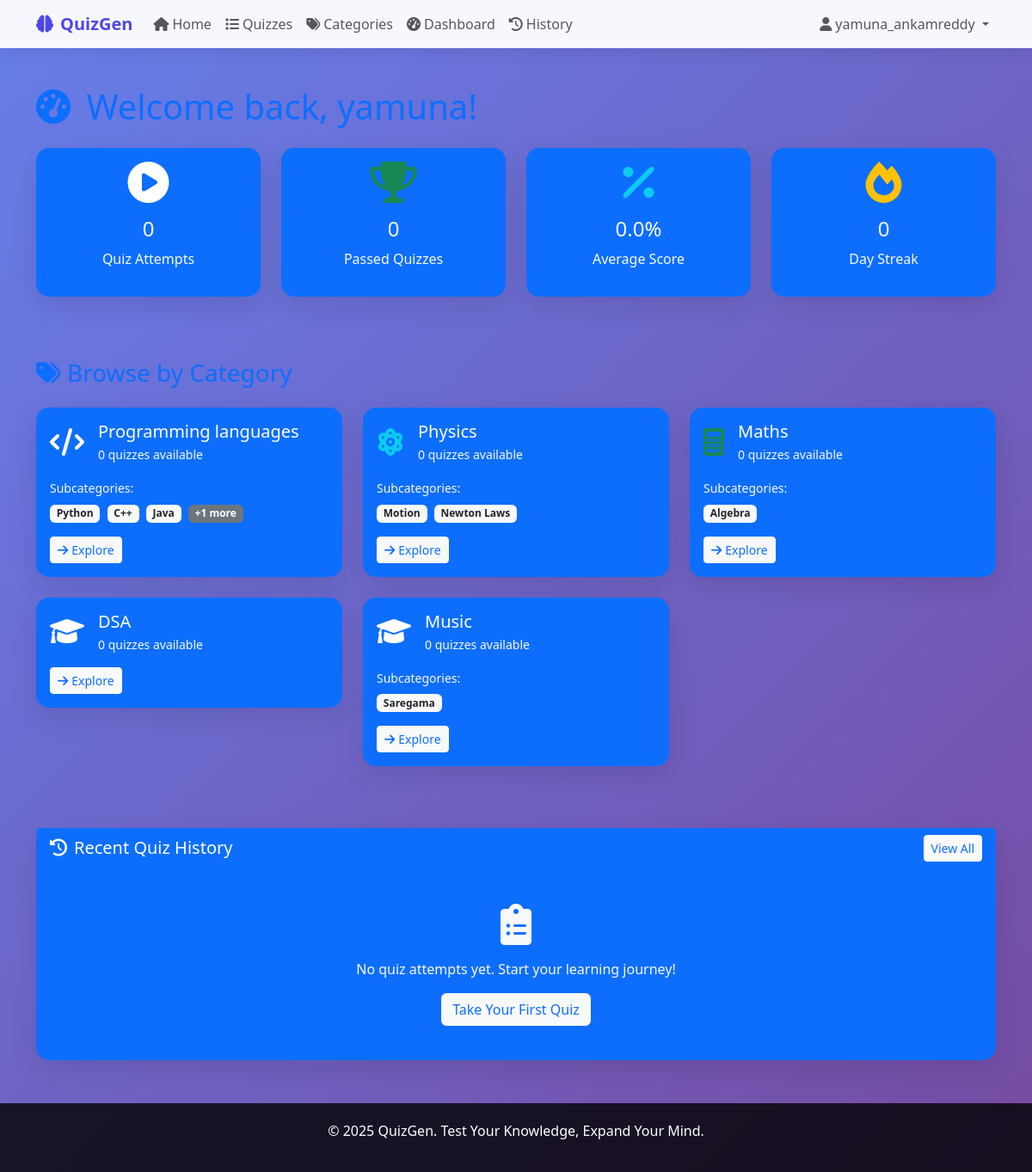
The page /dashboard/ (signed in) on the database its author committed.
### quizgen_app/models.py (models this page shows, shortened)
class Category(models.Model):
    name = models.CharField(max_length=100, unique=True)
    description = models.TextField(blank=True, null=True)
    created_at = models.DateTimeField(auto_now_add=True)
    class Meta:
        verbose_name_plural = "Categories"

class SubCategory(models.Model):
    category = models.ForeignKey(Category, on_delete=models.CASCADE, related_name='subcategories')
    name = models.CharField(max_length=100)
    description = models.TextField(blank=True, null=True)
    created_at = models.DateTimeField(auto_now_add=True)
    class Meta:
        verbose_name_plural = "Sub Categories"
        unique_together = ('category', 'name')

### quizgen_app/views.py (the view)
# urls.py: path('dashboard/', views.dashboard, name='dashboard'),
@login_required
def dashboard(request):
    user = request.user
    quiz_attempts = QuizHistory.objects.filter(user=user).count()
    passed_quizzes = QuizHistory.objects.filter(user=user, passed=True).count()
    average_score = QuizHistory.objects.filter(user=user).aggregate(
        avg_score=Avg('percentage'))['avg_score'] or 0
    recent_history = QuizHistory.objects.filter(user=user).order_by('-completed_at')[:5]
    categories = Category.objects.all()
    context = {
        'quiz_attempts': quiz_attempts,
        'passed_quizzes': passed_quizzes,
        'average_score': average_score,
        'streak_days': 0,  # You can implement streak logic
        'categories': categories,
        'recent_history': recent_history,
    }
    return render(request, 'dashboard.html', context)

### quizgen_app/templates/dashboard.html (shortened to what this page needs)
{% extends "base.html" %}
{% block content %}
<div class="row">
    <div class="col-12">
        <h1 class="text-primary mb-4">
            <i class="fas fa-tachometer-alt me-2"></i>
            Welcome back, {{ user.first_name|default:user.username }}!
        </h1>
    </div>
</div>
<div class="row mb-5">
    <div class="col-lg-3 col-md-6 mb-4">
        <div class="card text-center bg-primary text-white">
            <div class="card-body">
                <i class="fas fa-play-circle fa-3x text-white mb-3"></i>
                <h4>{{ quiz_attempts }}</h4>
                <p class="text-light">Quiz Attempts</p>
            </div>
        </div>
    </div>
    <div class="col-lg-3 col-md-6 mb-4">
        <div class="card text-center bg-primary text-white">
            <div class="card-body">
                <i class="fas fa-trophy fa-3x text-success mb-3"></i>
                <h4>{{ passed_quizzes }}</h4>
                <p class="text-light">Passed Quizzes</p>
            </div>
        </div>
    </div>
    <div class="col-lg-3 col-md-6 mb-4">
        <div class="card text-center bg-primary text-white">
            <div class="card-body">
                <i class="fas fa-percentage fa-3x text-info mb-3"></i>
                <h4>{{ average_score|floatformat:1 }}%</h4>
                <p class="text-light">Average Score</p>
            </div>
        </div>
    </div>
    <div class="col-lg-3 col-md-6 mb-4">
        <div class="card text-center bg-primary text-white">
            <div class="card-body">
                <i class="fas fa-fire fa-3x text-warning mb-3"></i>
                <h4>{{ streak_days }}</h4>
                <p class="text-light">Day Streak</p>
            </div>
        </div>
    </div>
</div>
<div class="row mb-5">
    <div class="col-12">
        <h3 class="text-primary mb-4"><i class="fas fa-tags me-2"></i>Browse by Category</h3>
    </div>
    {% for category in categories %}
    <div class="col-lg-4 col-md-6 mb-4">
        <div class="card bg-primary text-white">
            <div class="card-body">
                <div class="d-flex align-items-center mb-3">
                    <div class="me-3">
                        {% if 'programming' in category.name.lower %}
                            <i class="fas fa-code fa-2x text-white"></i>
                        {% elif 'math' in category.name.lower %}
                            <i class="fas fa-calculator fa-2x text-success"></i>
                        {% elif 'physics' in category.name.lower %}
                            <i class="fas fa-atom fa-2x text-info"></i>
                        {% elif 'chemistry' in category.name.lower %}
                            <i class="fas fa-flask fa-2x text-warning"></i>
                        {% elif 'history' in category.name.lower %}
                            <i class="fas fa-landmark fa-2x text-danger"></i>
                        {% elif 'geography' in category.name.lower %}
                            <i class="fas fa-globe fa-2x text-success"></i>
                        {% else %}
                            <i class="fas fa-graduation-cap fa-2x text-white"></i>
                        {% endif %}
                    </div>
                    <div class="flex-grow-1">
                        <h5 class="mb-1 text-white">{{ category.name }}</h5>
                        <p class="text-light mb-0 small">{{ category.quizzes.count }} quizzes available</p>
                    </div>
                </div>
                {% if category.subcategories.exists %}
                <div class="mb-3">
                    <small class="text-light">Subcategories:</small>
                    <div class="mt-1">
                        {% for subcategory in category.subcategories.all|slice:":3" %}
                            <span class="badge bg-light text-dark me-1">{{ subcategory.name }}</span>
                        {% endfor %}
                        {% if category.subcategories.count > 3 %}
                            <span class="badge bg-secondary text-white">+{{ category.subcategories.count|add:"-3" }} more</span>
                        {% endif %}
                    </div>
                </div>
                {% endif %}
                <a href="{% url 'category_detail' category.id %}" class="btn btn-light text-primary btn-sm">
                    <i class="fas fa-arrow-right me-1"></i>Explore
                </a>
            </div>
        </div>
    </div>
    {% endfor %}
</div>
<div class="row">
    <div class="col-12">
        <div class="card bg-primary text-white">
            <div class="card-header d-flex justify-content-between align-items-center bg-primary border-primary">
                <h5 class="mb-0 text-white"><i class="fas fa-history me-2"></i>Recent Quiz History</h5>
                <a href="{% url 'quiz_history' %}" class="btn btn-light text-primary btn-sm">View All</a>
            </div>
            <div class="card-body">
                {% if recent_history %}
                <div class="table-responsive">
                    <table class="table table-dark table-hover">
                        <thead>
                            <tr>
                                <th class="text-white">Quiz</th>
                                <th class="text-white">Category</th>
                                <th class="text-white">Score</th>
                                <th class="text-white">Result</th>
                                <th class="text-white">Date</th>
                                <th class="text-white">Action</th>
                            </tr>
                        </thead>
                        <tbody>
                            {% for history in recent_history %}
                            <tr>
                                <td>
                                    <strong class="text-white">{{ history.quiz.title }}</strong>
                                    <br>
                                    <small class="text-light">{{ history.quiz.difficulty|capfirst }} level</small>
                                </td>
                                <td>
                                    <span class="badge bg-light text-dark">{{ history.quiz.category.name }}</span>
                                </td>
                                <td>
                                    <strong class="text-white">{{ history.score }}/{{ history.total_marks }}</strong>
                                    <br>
                                    <small class="text-light">{{ history.percentage|floatformat:1 }}%</small>
                                </td>
                                <td>
                                    {% if history.passed %}
                                        <span class="badge bg-success">Passed</span>
                                    {% else %}
                                        <span class="badge bg-danger">Failed</span>
                                    {% endif %}
                                </td>
                                <td>
                                    <small class="text-white">{{ history.completed_at|date:"M d, Y" }}</small>
                                    <br>
                                    <small class="text-light">{{ history.completed_at|time:"g:i A" }}</small>
                                </td>
                                <td>
                                    <a href="{% url 'quiz_result' history.id %}" class="btn btn-light text-primary btn-sm">
                                        <i class="fas fa-eye me-1"></i>View
                                    </a>
                                </td>
                            </tr>
                            {% endfor %}
                        </tbody>
                    </table>
                </div>
                {% else %}
                <div class="text-center py-4">
                    <i class="fas fa-clipboard-list fa-3x text-light mb-3"></i>
                    <p class="text-light">No quiz attempts yet. Start your learning journey!</p>
                    <a href="{% url 'quiz_list' %}" class="btn btn-light text-primary">Take Your First Quiz</a>
                </div>
                {% endif %}
            </div>
        </div>
    </div>
</div>
{% endblock %}

### quizgen_app/templates/base.html (shortened to what this page needs)
<!DOCTYPE html>
<html lang="en">
<head>
    <link href="https://cdn.jsdelivr.net/npm/bootstrap@5.3.0/dist/css/bootstrap.min.css" rel="stylesheet">
    <link href="https://cdn.jsdelivr.net/npm/bootstrap-icons@1.10.0/font/bootstrap-icons.css" rel="stylesheet">
    <link href="https://cdnjs.cloudflare.com/ajax/libs/font-awesome/6.0.0/css/all.min.css" rel="stylesheet">
</head>
<body>
    <nav class="navbar navbar-expand-lg navbar-light fixed-top">
        <div class="container">
            <a class="navbar-brand" href="{% url 'home' %}">
                <i class="fas fa-brain me-2"></i>QuizGen
            </a>
            <div class="collapse navbar-collapse" id="navbarNav">
                <ul class="navbar-nav me-auto">
                    <li class="nav-item">
                        <a class="nav-link" href="{% url 'home' %}"><i class="fas fa-home me-1"></i>Home</a>
                    </li>
                    <li class="nav-item">
                        <a class="nav-link" href="{% url 'quiz_list' %}"><i class="fas fa-list me-1"></i>Quizzes</a>
                    </li>
                    <li class="nav-item">
                        <a class="nav-link" href="{% url 'category_list' %}"><i class="fas fa-tags me-1"></i>Categories</a>
                    </li>
                    {% if user.is_authenticated %}
                    <li class="nav-item">
                        <a class="nav-link" href="{% url 'dashboard' %}"><i class="fas fa-tachometer-alt me-1"></i>Dashboard</a>
                    </li>
                    <li class="nav-item">
                        <a class="nav-link" href="{% url 'quiz_history' %}"><i class="fas fa-history me-1"></i>History</a>
                    </li>
                    {% endif %}
                </ul>
                <ul class="navbar-nav">
                    {% if user.is_authenticated %}
                    <li class="nav-item dropdown">
                        <a class="nav-link dropdown-toggle" href="#" id="navbarDropdown" role="button" data-bs-toggle="dropdown">
                            <i class="fas fa-user me-1"></i>{{ user.username }}
                        </a>
                    </li>
                    {% endif %}
                </ul>
            </div>
        </div>
    </nav>
    <div class="container main-content">
        {% block content %}{% endblock %}
    </div>
    <footer class="footer mt-5">
        <div class="container">
            <p>&copy; 2025 QuizGen. Test Your Knowledge, Expand Your Mind.</p>
        </div>
    </footer>
</body>
</html>

### quizgen_app/templates/base.html (style rules this page uses)
:root { --primary-color: #4f46e5; --secondary-color: #06b6d4; --success-color: #10b981; --warning-color: #f59e0b; --danger-color: #ef4444; }
body { background: linear-gradient(135deg, #667eea 0%, #764ba2 100%); min-height: 100vh; }
.navbar { background: rgba(255, 255, 255, 0.95) !important; backdrop-filter: blur(10px); box-shadow: 0 2px 20px rgba(0, 0, 0, 0.1); }
.navbar-brand { font-weight: 700; color: var(--primary-color) !important; }
.card { border: none; border-radius: 15px; box-shadow: 0 10px 30px rgba(0, 0, 0, 0.1); transition: transform 0.3s ease, box-shadow 0.3s ease; }
.main-content { margin-top: 100px; margin-bottom: 50px; }
.footer { background: rgba(0, 0, 0, 0.8); color: white; text-align: center; padding: 20px 0; margin-top: auto; }

### rows shown on the page
Category: name "Programming languages", quizzes.count "0", subcategories.count|add "1"
SubCategory: name "Python"
SubCategory: name "C++"
SubCategory: name "Java"
Category: name "Physics", quizzes.count "0"
SubCategory: name "Motion"
SubCategory: name "Newton Laws"
Category: name "Maths", quizzes.count "0"
SubCategory: name "Algebra"
Category: name "DSA", quizzes.count "0"
Category: name "Music", quizzes.count "0"
SubCategory: name "Saregama"

### other values the page prints
{{ user.username }} "yamuna_ankamreddy"
{{ user.first_name|default:user.username }} "yamuna"
{{ quiz_attempts }} "0"
{{ passed_quizzes }} "0"
{{ average_score|floatformat:1 }} "0.0"
{{ streak_days }} "0"
